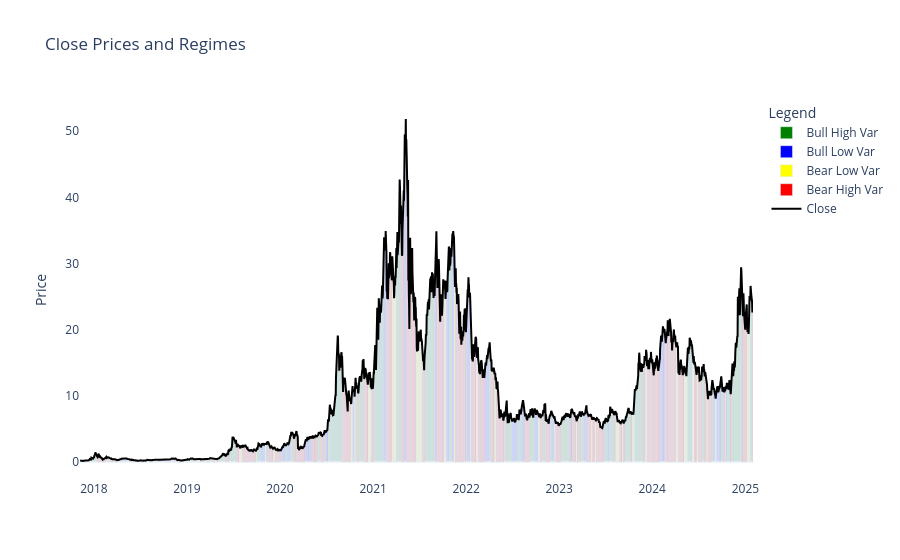
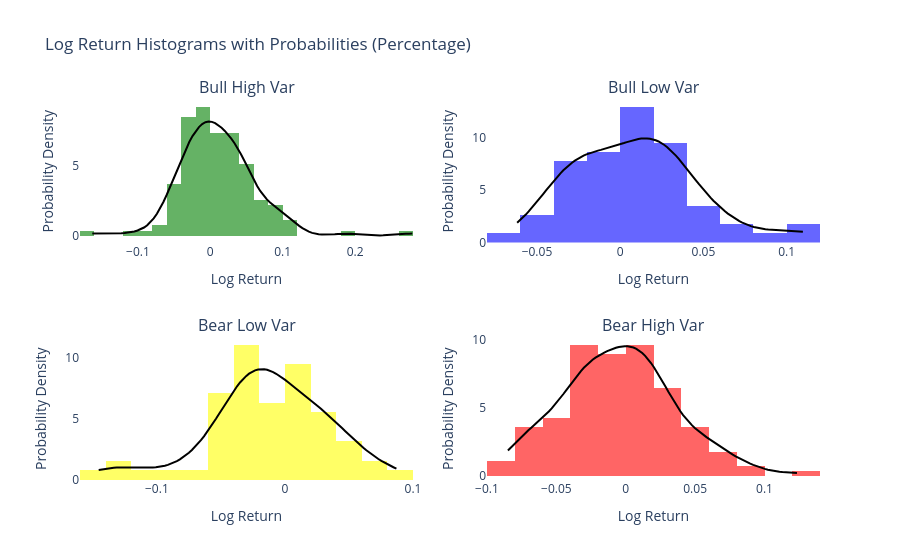

Notebook cell for these charts, in order:
### Code cell
obj.plot_regimes()
obj.plot_regime_returns(start_date='2024-01-01')
